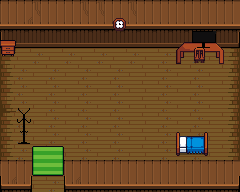

This game map was drawn from its Tiled (.tmx) file and the tilesets committed beside it. A one-line description and the full map source follow:
An orthogonal 15x12 tile map with 16x16 px tiles, 3 tile layers (Tile Layer 2, Tile Layer 1, Слой тайлов 3), 5 tilesets and 28 objects (Exit from house, spawnpoint).

<map version="1.10" tiledversion="1.12.2" orientation="orthogonal" renderorder="right-down" width="15" height="12" tilewidth="16" tileheight="16" infinite="0" nextlayerid="7" nextobjectid="9">
 <tileset firstgid="1" name="Interior" tilewidth="16" tileheight="16" tilecount="108" columns="12">
  <image source="Interior.png" trans="55ffff" width="192" height="144" />
  <tile id="5">
   <objectgroup draworder="index" id="2">
    <object id="1" x="7" y="8" width="9" height="8" />
   </objectgroup>
  </tile>
  <tile id="6">
   <objectgroup draworder="index" id="2">
    <object id="1" x="0" y="8" width="9" height="8" />
   </objectgroup>
  </tile>
  <tile id="7">
   <objectgroup draworder="index" id="2">
    <object id="1" x="10" y="8" width="6" height="8" />
   </objectgroup>
  </tile>
  <tile id="8">
   <objectgroup draworder="index" id="2">
    <object id="1" x="0" y="8" width="6" height="8" />
   </objectgroup>
  </tile>
  <tile id="17">
   <objectgroup draworder="index" id="2">
    <object id="1" x="7" y="0" width="9" height="16" />
   </objectgroup>
  </tile>
  <tile id="18">
   <objectgroup draworder="index" id="2">
    <object id="1" x="0" y="0" width="9" height="16" />
   </objectgroup>
  </tile>
  <tile id="19">
   <objectgroup draworder="index" id="2">
    <object id="1" x="4" y="0" width="12" height="16" />
   </objectgroup>
  </tile>
  <tile id="20">
   <objectgroup draworder="index" id="2">
    <object id="1" x="0" y="0" width="12" height="16" />
   </objectgroup>
  </tile>
  <tile id="29">
   <objectgroup draworder="index" id="2">
    <object id="1" x="7" y="0" width="9" height="10" />
   </objectgroup>
  </tile>
  <tile id="30">
   <objectgroup draworder="index" id="2">
    <object id="1" x="0" y="0" width="9" height="10" />
   </objectgroup>
  </tile>
  <tile id="31">
   <objectgroup draworder="index" id="2">
    <object id="1" x="3" y="0" width="13" height="16" />
   </objectgroup>
  </tile>
  <tile id="32">
   <objectgroup draworder="index" id="2">
    <object id="1" x="0" y="0" width="13" height="16" />
   </objectgroup>
  </tile>
  <tile id="88">
   <objectgroup draworder="index" id="2">
    <object id="1" x="4" y="8" width="12" height="8" />
   </objectgroup>
  </tile>
  <tile id="89">
   <objectgroup draworder="index" id="2">
    <object id="1" x="0" y="8" width="12" height="8" />
   </objectgroup>
  </tile>
  <tile id="90">
   <objectgroup draworder="index" id="2">
    <object id="1" x="0" y="8" width="16" height="8" />
   </objectgroup>
  </tile>
  <tile id="97">
   <objectgroup draworder="index" id="2">
    <object id="1" x="2" y="0" width="11" height="15" />
   </objectgroup>
  </tile>
  <tile id="100">
   <objectgroup draworder="index" id="2">
    <object id="1" x="4" y="0" width="12" height="15" />
    <object id="2" x="4" y="0" width="12" height="15" />
   </objectgroup>
  </tile>
  <tile id="101">
   <objectgroup draworder="index" id="2">
    <object id="1" x="0" y="0" width="12" height="15" />
   </objectgroup>
  </tile>
  <tile id="102">
   <objectgroup draworder="index" id="2">
    <object id="1" x="1" y="0" width="14" height="8" />
   </objectgroup>
  </tile>
 </tileset>
 <tileset firstgid="109" name="blocks" tilewidth="16" tileheight="16" tilecount="256" columns="16">
  <image source="blocks.png" trans="55ffff" width="256" height="256" />
  <tile id="71">
   <objectgroup draworder="index" id="2">
    <object id="1" x="0" y="0" width="16" height="16" />
   </objectgroup>
  </tile>
  <tile id="72">
   <objectgroup draworder="index" id="2">
    <object id="1" x="0" y="0" width="16" height="16" />
   </objectgroup>
  </tile>
  <tile id="73">
   <objectgroup draworder="index" id="2">
    <object id="1" x="0" y="0" width="16" height="16" />
   </objectgroup>
  </tile>
  <tile id="74">
   <objectgroup draworder="index" id="2">
    <object id="1" x="0" y="0" width="16" height="16" />
   </objectgroup>
  </tile>
 </tileset>
 <tileset firstgid="365" name="rack" tilewidth="16" tileheight="40" spacing="4" tilecount="1" columns="1">
  <image source="rack.png" width="16" height="40" />
  <tile id="0">
   <objectgroup draworder="index" id="2">
    <object id="1" x="1" y="4" width="14" height="36" />
   </objectgroup>
  </tile>
 </tileset>
 <tileset firstgid="366" name="table" tilewidth="48" tileheight="22" tilecount="1" columns="1">
  <image source="table.png" width="48" height="22" />
  <tile id="0">
   <objectgroup draworder="index" id="2">
    <object id="1" x="0" y="0" width="48" height="22" />
   </objectgroup>
  </tile>
 </tileset>
 <tileset firstgid="367" name="monitor" tilewidth="24" tileheight="17" tilecount="1" columns="1">
  <image source="monitor.png" width="24" height="17" />
 </tileset>
 <layer id="2" name="Tile Layer 2" width="15" height="12">
  <data encoding="csv">
165,165,166,165,165,166,166,165,166,165,165,165,165,165,165,
181,182,181,181,181,181,181,181,181,181,181,181,181,181,181,
196,198,198,198,198,198,198,198,197,197,197,197,197,198,199,
301,302,303,304,303,304,303,304,303,318,319,318,319,318,321,
317,335,336,335,334,335,336,335,334,318,319,318,319,318,321,
317,335,336,335,334,335,336,335,334,318,319,318,319,318,321,
333,335,336,335,334,335,336,335,336,318,319,318,319,318,321,
317,319,318,319,302,303,318,319,318,318,319,318,319,318,321,
317,319,318,319,318,319,318,319,318,318,319,318,319,318,321,
317,319,318,319,318,319,318,319,318,318,319,318,319,318,321,
317,319,318,319,318,319,318,319,318,318,319,318,319,318,321,
163,168,318,319,163,181,181,181,181,181,181,181,181,181,168
</data>
 </layer>
 <layer id="1" name="Tile Layer 1" width="15" height="12">
  <data encoding="csv">
0,0,0,0,0,0,0,0,0,0,0,0,0,0,0,
0,0,0,0,0,0,0,0,0,0,0,0,0,0,0,
0,0,0,0,0,0,0,0,0,0,0,0,0,0,0,
0,0,0,0,0,0,0,0,0,0,0,366,0,0,0,
317,0,0,0,0,0,0,0,0,0,0,0,0,0,0,
0,0,0,0,0,0,0,0,0,0,0,0,0,0,0,
0,0,0,0,0,0,0,0,0,0,0,0,0,0,0,
0,0,0,0,0,0,0,0,0,0,0,0,0,0,0,
0,365,0,0,0,0,0,0,0,0,0,0,0,0,0,
0,0,61,63,0,0,0,0,0,0,0,0,0,0,0,
165,165,73,75,165,165,165,165,165,165,165,165,165,165,165,
0,0,0,0,0,0,0,0,0,0,0,0,0,0,0
</data>
 </layer>
 <layer id="6" name="Слой тайлов 3" width="15" height="12">
  <data encoding="csv">
0,0,0,0,0,0,0,0,0,0,0,0,0,0,0,
0,0,0,0,0,0,0,13,0,0,0,0,0,0,0,
91,0,0,0,0,0,0,0,0,0,0,0,367,0,0,
103,0,0,0,0,0,0,0,0,0,0,0,98,0,0,
0,0,0,0,0,0,0,0,0,0,0,0,0,0,0,
0,0,0,0,0,0,0,0,0,0,0,0,0,0,0,
0,0,0,0,0,0,0,0,0,0,0,0,0,0,0,
0,0,0,0,0,0,0,0,0,0,0,0,0,0,0,
0,0,0,0,0,0,0,0,0,0,0,42,43,0,0,
0,0,0,0,0,0,0,0,0,0,0,54,55,0,0,
0,0,0,0,0,0,0,0,0,0,0,0,0,0,0,
0,0,0,0,0,0,0,0,0,0,0,0,0,0,0
</data>
 </layer>
 <objectgroup id="3" name="objects">
  <object id="1" name="Exit from house" x="31.5624" y="181.445" width="32.4318" height="10.5535">
   <properties>
    <property name="spawnpoint" value="spawnpoint2" />
    <property name="transition" value="untitled" />
   </properties>
  </object>
  <object id="3" name="spawnpoint" x="39.125" y="169.705">
   <point />
  </object>
 </objectgroup>
</map>
